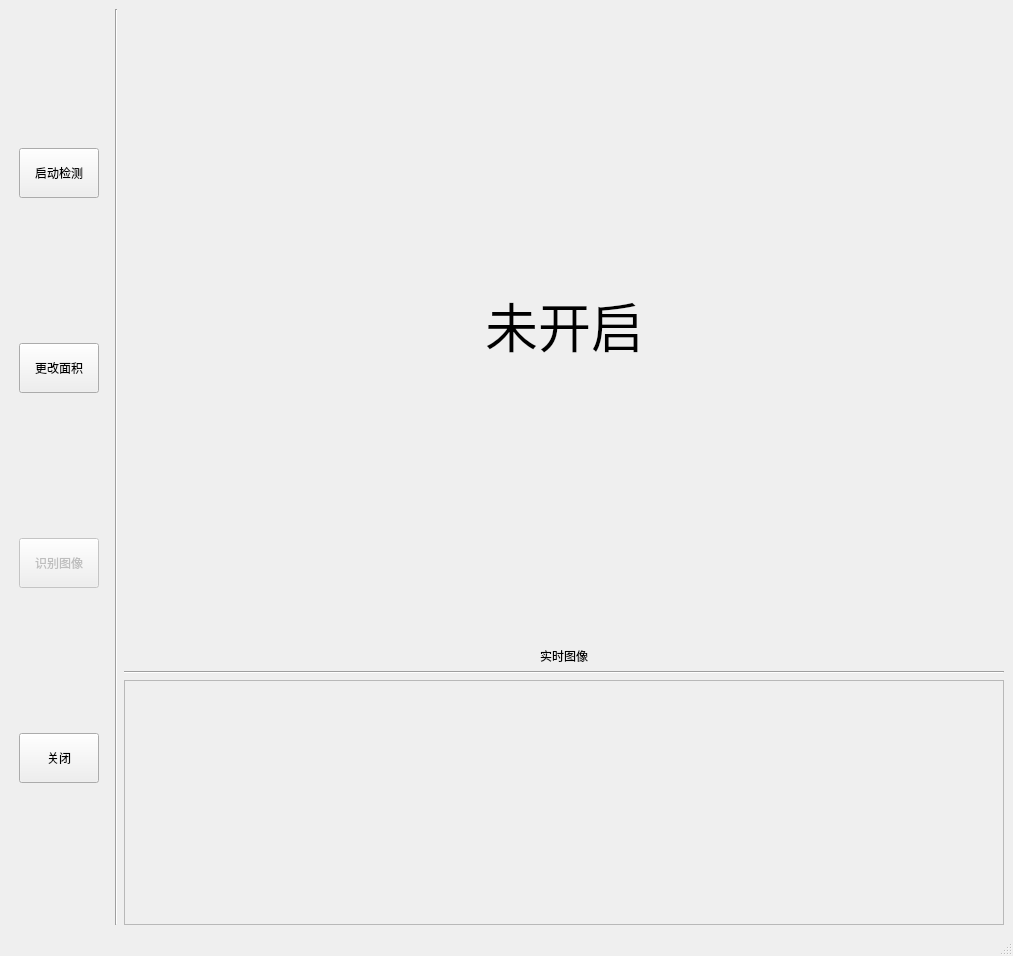
<?xml version="1.0" encoding="UTF-8"?>
<ui version="4.0">
 <class>MainWindow</class>
 <widget class="QMainWindow" name="MainWindow">
  <property name="geometry">
   <rect>
    <x>0</x>
    <y>0</y>
    <width>1013</width>
    <height>956</height>
   </rect>
  </property>
  <property name="sizePolicy">
   <sizepolicy hsizetype="Fixed" vsizetype="Fixed">
    <horstretch>81</horstretch>
    <verstretch>0</verstretch>
   </sizepolicy>
  </property>
  <property name="minimumSize">
   <size>
    <width>809</width>
    <height>820</height>
   </size>
  </property>
  <property name="maximumSize">
   <size>
    <width>1013</width>
    <height>956</height>
   </size>
  </property>
  <property name="windowTitle">
   <string>塑件识别</string>
  </property>
  <widget class="QWidget" name="centralwidget">
   <layout class="QHBoxLayout" name="horizontalLayout_4">
    <item>
     <layout class="QHBoxLayout" name="horizontalLayout">
      <item>
       <layout class="QVBoxLayout" name="verticalLayout">
        <property name="spacing">
         <number>6</number>
        </property>
        <property name="sizeConstraint">
         <enum>QLayout::SetDefaultConstraint</enum>
        </property>
        <property name="leftMargin">
         <number>10</number>
        </property>
        <property name="rightMargin">
         <number>10</number>
        </property>
        <item>
         <widget class="QPushButton" name="button_camera">
          <property name="enabled">
           <bool>true</bool>
          </property>
          <property name="sizePolicy">
           <sizepolicy hsizetype="Fixed" vsizetype="Fixed">
            <horstretch>50</horstretch>
            <verstretch>50</verstretch>
           </sizepolicy>
          </property>
          <property name="minimumSize">
           <size>
            <width>0</width>
            <height>50</height>
           </size>
          </property>
          <property name="text">
           <string>启动检测</string>
          </property>
         </widget>
        </item>
        <item>
         <widget class="QPushButton" name="button_modify">
          <property name="sizePolicy">
           <sizepolicy hsizetype="Minimum" vsizetype="Fixed">
            <horstretch>50</horstretch>
            <verstretch>50</verstretch>
           </sizepolicy>
          </property>
          <property name="minimumSize">
           <size>
            <width>0</width>
            <height>50</height>
           </size>
          </property>
          <property name="text">
           <string>更改面积</string>
          </property>
         </widget>
        </item>
        <item>
         <widget class="QPushButton" name="button_show_detected">
          <property name="enabled">
           <bool>false</bool>
          </property>
          <property name="sizePolicy">
           <sizepolicy hsizetype="Fixed" vsizetype="Fixed">
            <horstretch>50</horstretch>
            <verstretch>50</verstretch>
           </sizepolicy>
          </property>
          <property name="minimumSize">
           <size>
            <width>0</width>
            <height>50</height>
           </size>
          </property>
          <property name="text">
           <string>识别图像</string>
          </property>
         </widget>
        </item>
        <item>
         <widget class="QPushButton" name="button_exit">
          <property name="sizePolicy">
           <sizepolicy hsizetype="Fixed" vsizetype="Fixed">
            <horstretch>50</horstretch>
            <verstretch>50</verstretch>
           </sizepolicy>
          </property>
          <property name="minimumSize">
           <size>
            <width>0</width>
            <height>50</height>
           </size>
          </property>
          <property name="text">
           <string>关闭</string>
          </property>
         </widget>
        </item>
       </layout>
      </item>
      <item>
       <widget class="Line" name="line_2">
        <property name="orientation">
         <enum>Qt::Vertical</enum>
        </property>
       </widget>
      </item>
      <item>
       <layout class="QVBoxLayout" name="verticalLayout_2">
        <item>
         <widget class="QLabel" name="camera">
          <property name="sizePolicy">
           <sizepolicy hsizetype="MinimumExpanding" vsizetype="MinimumExpanding">
            <horstretch>0</horstretch>
            <verstretch>0</verstretch>
           </sizepolicy>
          </property>
          <property name="minimumSize">
           <size>
            <width>881</width>
            <height>616</height>
           </size>
          </property>
          <property name="font">
           <font>
            <pointsize>40</pointsize>
           </font>
          </property>
          <property name="text">
           <string>未开启</string>
          </property>
          <property name="alignment">
           <set>Qt::AlignCenter</set>
          </property>
         </widget>
        </item>
        <item>
         <widget class="QLabel" name="label">
          <property name="text">
           <string>实时图像</string>
          </property>
          <property name="alignment">
           <set>Qt::AlignCenter</set>
          </property>
         </widget>
        </item>
        <item>
         <widget class="Line" name="line">
          <property name="orientation">
           <enum>Qt::Horizontal</enum>
          </property>
         </widget>
        </item>
        <item>
         <widget class="QFrame" name="frame">
          <property name="minimumSize">
           <size>
            <width>0</width>
            <height>245</height>
           </size>
          </property>
          <property name="frameShape">
           <enum>QFrame::StyledPanel</enum>
          </property>
          <property name="frameShadow">
           <enum>QFrame::Raised</enum>
          </property>
         </widget>
        </item>
       </layout>
      </item>
     </layout>
    </item>
   </layout>
  </widget>
  <widget class="QMenuBar" name="menubar">
   <property name="geometry">
    <rect>
     <x>0</x>
     <y>0</y>
     <width>1013</width>
     <height>23</height>
    </rect>
   </property>
  </widget>
  <widget class="QStatusBar" name="statusbar"/>
 </widget>
 <resources/>
 <connections/>
</ui>
